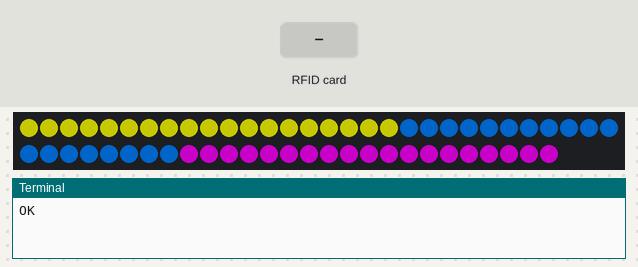
Recording of a program running on a simulated Raspberry Pi (header pin numbers). On the bench: 57 RGB LEDs in strip order, left to right, continuing on the next row, the last lines printed to the terminal. Inputs (shaded band) come from the test bench. Dim RGB values are drawn brighter than linear; sound played through the audio output is not drawn and takes no time.

Above: at 4.2 s.
4.3 s: RFID card 5E 7A 19 C4 held to the reader
At 5.7 s:
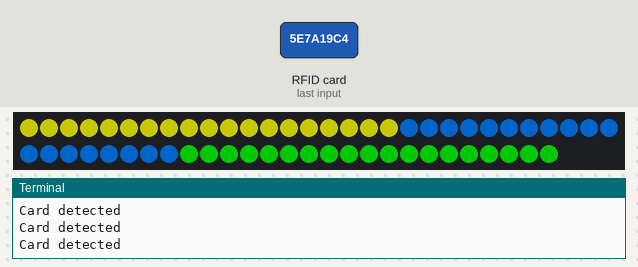
Timing chart, 0 to 7.3 s (numbered marks = the images above; inputs shaded):
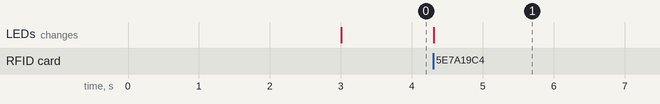

Measured:
- after the input at 4.3 s, the LEDs: change at once (image 1)

The program:

audioandled.py
```python
# import sounddevice as sd
# import soundfile as sf
import vlc

import MFRC522
from rpi_ws281x import *
import time
import os
import sys

LED_COUNT = (57)
LED_PIN = 21 #GPIO 18 #Board 12 or 21
LED_FREQ_HZ = 800000
LED_DMA = 10
LED_BRIGHTNESS = 100
LED_INVERT = False
LED_CHANNEL = 0

# sd.default.device = 2
# sd.default.channels = 128

# filename = 'notenoughpoints.wav'
# data, fs = sf.read(filename, dtype='float32')
# sd.play(data, fs)
# sd.wait()
player = vlc.MediaPlayer("notenoughpoints.wav")

player.play()
time.sleep(3)

print("OK")

strip = Adafruit_NeoPixel(LED_COUNT, LED_PIN, LED_FREQ_HZ, LED_DMA, LED_INVERT, LED_BRIGHTNESS, LED_CHANNEL)

strip.begin()

    #sd.default.samplerate = 44100
MIFAREReader = MFRC522.MFRC522()


for x in range(0, 19):
    strip.setPixelColor(x, Color(255,255,0))

for x in range(19, 38):
    strip.setPixelColor(x, Color(0,128,255))

for x in range(38, 57):
    strip.setPixelColor(x, Color(255,0,255))

strip.show()

       #print(status)
        # If a card is found
while True:
      (status, TagType) = MIFAREReader.MFRC522_Request(MIFAREReader.PICC_REQIDL)

      if status == MIFAREReader.MI_OK:
          print("Card detected")
          for x in range(38, 57):
              strip.setPixelColor(x, Color(0,255,0))
          strip.show()
```
